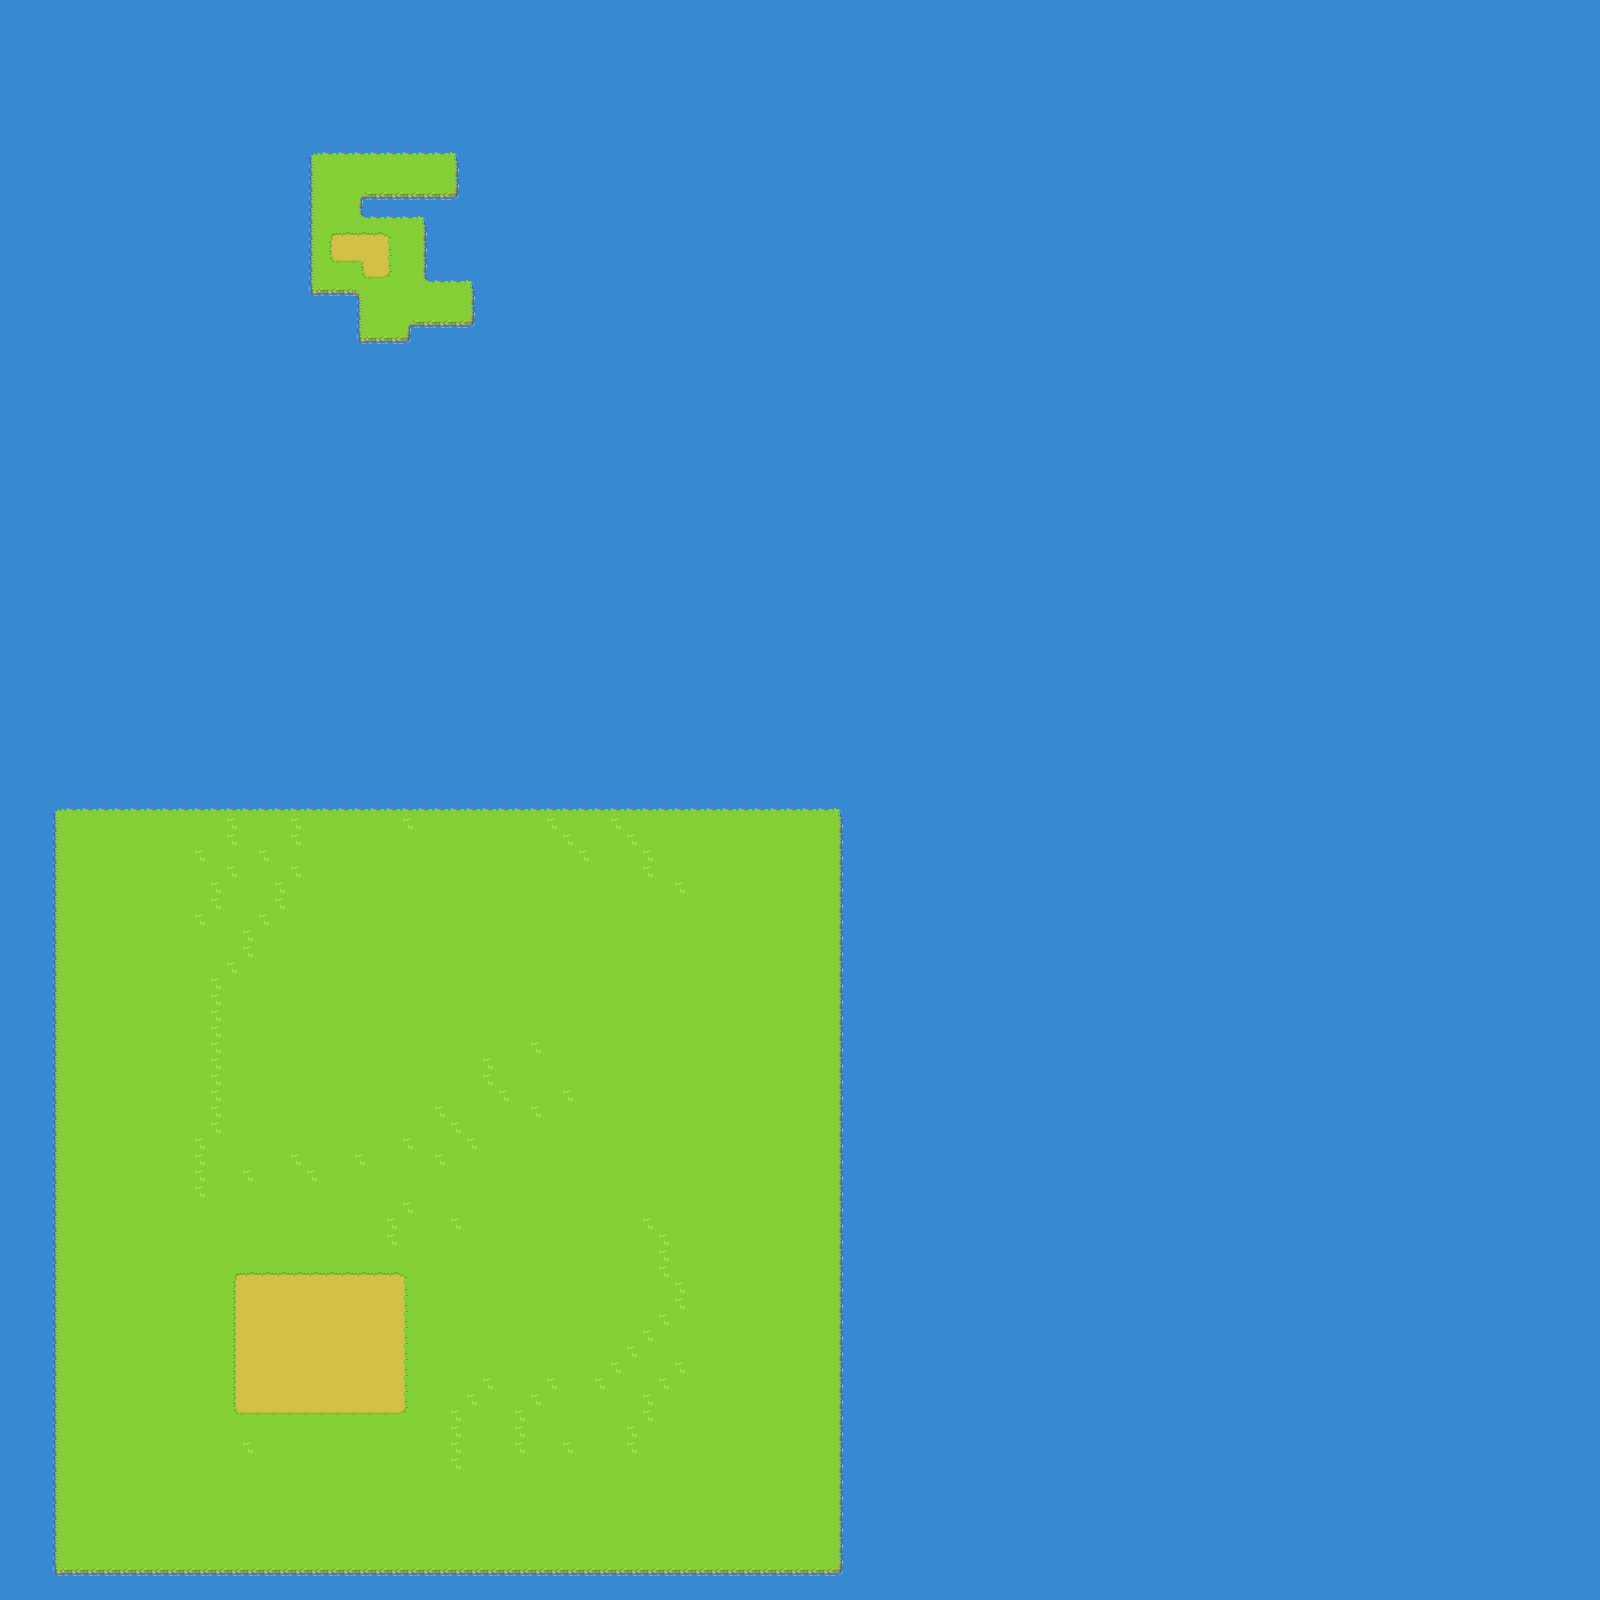

This game map was drawn from its Tiled (.tmx) file and the tilesets committed beside it. A one-line description and the trimmed map source follow:
An orthogonal 100x100 tile map with 16x16 px tiles, 1 tile layer (Tile Layer 1) and 4 objects.

<map version="1.5" tiledversion="1.7.2" orientation="orthogonal" renderorder="left-down" width="100" height="100" tilewidth="16" tileheight="16" infinite="0" nextlayerid="4" nextobjectid="14">
 <tileset firstgid="1" name="overworld" tilewidth="16" tileheight="16" tilecount="189" columns="21">
  <image source="../Downloads/overworld.png" width="336" height="144" />
 </tileset>
 <layer id="1" name="Tile Layer 1" width="100" height="100">
  <data>[10000 cells, 10000 non-empty, 24 distinct tile ids]</data>
 </layer>
 <objectgroup id="3" name="Object Layer 1">
  <object id="10" x="32" y="720" width="928" height="96" />
  <object id="11" x="832" y="816" width="128" height="970" />
  <object id="12" x="0" y="1568" width="1088" height="144" />
  <object id="13" x="-64" y="704" width="128" height="1008" />
 </objectgroup>
</map>
